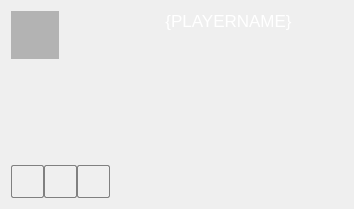
<?xml version="1.0" encoding="UTF-8"?>
<ui version="4.0">
 <class>LocalPlayerWidget</class>
 <widget class="QWidget" name="LocalPlayerWidget">
  <property name="geometry">
   <rect>
    <x>0</x>
    <y>0</y>
    <width>354</width>
    <height>209</height>
   </rect>
  </property>
  <property name="sizePolicy">
   <sizepolicy hsizetype="Preferred" vsizetype="Preferred">
    <horstretch>0</horstretch>
    <verstretch>0</verstretch>
   </sizepolicy>
  </property>
  <property name="minimumSize">
   <size>
    <width>0</width>
    <height>0</height>
   </size>
  </property>
  <property name="baseSize">
   <size>
    <width>0</width>
    <height>0</height>
   </size>
  </property>
  <property name="windowTitle">
   <string>Form</string>
  </property>
  <property name="styleSheet">
   <string notr="true">QToolButton {
	width: 28px;
	height: 28px;
	border: 1px solid gray;
	border-radius: 2px;
    background-color: qlineargradient(x1: 0, y1: 0, x2: 0, y2: 1,
                                       stop: 0 #f6f7fa, stop: 1 #dadbde);

}
QToolButton:pressed {
	background-color: qlineargradient(x1: 0, y1: 0, x2: 0, y2: 1,
                                       stop: 0 #dadbde, stop: 1 #f6f7fa);
 }

QToolButton:default {
     border-color: navy; 
}</string>
  </property>
  <layout class="QHBoxLayout" name="horizontalLayout_3">
   <property name="spacing">
    <number>4</number>
   </property>
   <item>
    <layout class="QGridLayout" name="gridLayout">
     <property name="horizontalSpacing">
      <number>4</number>
     </property>
     <property name="verticalSpacing">
      <number>0</number>
     </property>
     <item row="0" column="0">
      <layout class="QVBoxLayout" name="verticalLayout_3">
       <property name="spacing">
        <number>2</number>
       </property>
       <item>
        <widget class="QLabel" name="mp_labelAvatar">
         <property name="sizePolicy">
          <sizepolicy hsizetype="Fixed" vsizetype="Fixed">
           <horstretch>0</horstretch>
           <verstretch>0</verstretch>
          </sizepolicy>
         </property>
         <property name="minimumSize">
          <size>
           <width>48</width>
           <height>48</height>
          </size>
         </property>
         <property name="maximumSize">
          <size>
           <width>48</width>
           <height>48</height>
          </size>
         </property>
         <property name="styleSheet">
          <string notr="true">background-color: rgba(0, 0, 0, 64);
color: white;
font: oblique 7pt &quot;DejaVu Sans&quot;;</string>
         </property>
         <property name="text">
          <string/>
         </property>
         <property name="textFormat">
          <enum>Qt::LogText</enum>
         </property>
         <property name="alignment">
          <set>Qt::AlignCenter</set>
         </property>
        </widget>
       </item>
       <item>
        <widget class="client::CardWidget" name="mp_roleCardWidget" native="true"/>
       </item>
       <item>
        <spacer name="verticalSpacer_2">
         <property name="orientation">
          <enum>Qt::Vertical</enum>
         </property>
         <property name="sizeHint" stdset="0">
          <size>
           <width>20</width>
           <height>0</height>
          </size>
         </property>
        </spacer>
       </item>
      </layout>
     </item>
     <item row="0" column="1">
      <layout class="QVBoxLayout" name="verticalLayout_2">
       <item>
        <widget class="client::PlayerCharacterWidget" name="mp_characterWidget" native="true"/>
       </item>
       <item>
        <spacer name="verticalSpacer_3">
         <property name="orientation">
          <enum>Qt::Vertical</enum>
         </property>
         <property name="sizeHint" stdset="0">
          <size>
           <width>20</width>
           <height>0</height>
          </size>
         </property>
        </spacer>
       </item>
      </layout>
     </item>
     <item row="1" column="0" colspan="2">
      <layout class="QHBoxLayout" name="horizontalLayout_2">
       <item>
        <widget class="QToolButton" name="mp_buttonEndTurn">
         <property name="toolTip">
          <string>End of your turn</string>
         </property>
         <property name="styleSheet">
          <string/>
         </property>
         <property name="icon">
          <iconset resource="resources/client.qrc">
           <normaloff>:/icons/turn.png</normaloff>:/icons/turn.png</iconset>
         </property>
         <property name="iconSize">
          <size>
           <width>28</width>
           <height>28</height>
          </size>
         </property>
        </widget>
       </item>
       <item>
        <widget class="QToolButton" name="mp_buttonPass">
         <property name="toolTip">
          <string>Do not react - you will lose a life point,</string>
         </property>
         <property name="icon">
          <iconset resource="resources/client.qrc">
           <normaloff>:/icons/pass.png</normaloff>:/icons/pass.png</iconset>
         </property>
         <property name="iconSize">
          <size>
           <width>28</width>
           <height>28</height>
          </size>
         </property>
        </widget>
       </item>
       <item>
        <widget class="QToolButton" name="mp_buttonDiscard">
         <property name="toolTip">
          <string>Discard cards before end of your turn.</string>
         </property>
         <property name="icon">
          <iconset resource="resources/client.qrc">
           <normaloff>:/icons/discard.png</normaloff>:/icons/discard.png</iconset>
         </property>
         <property name="iconSize">
          <size>
           <width>28</width>
           <height>28</height>
          </size>
         </property>
         <property name="checkable">
          <bool>true</bool>
         </property>
        </widget>
       </item>
      </layout>
     </item>
    </layout>
   </item>
   <item>
    <layout class="QVBoxLayout" name="verticalLayout">
     <item>
      <layout class="QHBoxLayout" name="horizontalLayout">
       <property name="spacing">
        <number>0</number>
       </property>
       <item>
        <widget class="QLabel" name="mp_labelPlayerName">
         <property name="sizePolicy">
          <sizepolicy hsizetype="Expanding" vsizetype="Fixed">
           <horstretch>0</horstretch>
           <verstretch>0</verstretch>
          </sizepolicy>
         </property>
         <property name="font">
          <font>
           <pointsize>13</pointsize>
          </font>
         </property>
         <property name="styleSheet">
          <string notr="true">color: white;</string>
         </property>
         <property name="frameShape">
          <enum>QFrame::NoFrame</enum>
         </property>
         <property name="text">
          <string>{PLAYERNAME}</string>
         </property>
         <property name="scaledContents">
          <bool>false</bool>
         </property>
         <property name="alignment">
          <set>Qt::AlignHCenter|Qt::AlignTop</set>
         </property>
        </widget>
       </item>
      </layout>
     </item>
     <item>
      <spacer name="verticalSpacer">
       <property name="orientation">
        <enum>Qt::Vertical</enum>
       </property>
       <property name="sizeHint" stdset="0">
        <size>
         <width>20</width>
         <height>0</height>
        </size>
       </property>
      </spacer>
     </item>
     <item>
      <widget class="client::CardList" name="mp_table" native="true">
       <property name="sizePolicy">
        <sizepolicy hsizetype="Expanding" vsizetype="Fixed">
         <horstretch>0</horstretch>
         <verstretch>0</verstretch>
        </sizepolicy>
       </property>
       <property name="minimumSize">
        <size>
         <width>0</width>
         <height>75</height>
        </size>
       </property>
      </widget>
     </item>
     <item>
      <widget class="client::CardList" name="mp_hand" native="true">
       <property name="sizePolicy">
        <sizepolicy hsizetype="Expanding" vsizetype="Fixed">
         <horstretch>0</horstretch>
         <verstretch>0</verstretch>
        </sizepolicy>
       </property>
       <property name="minimumSize">
        <size>
         <width>0</width>
         <height>75</height>
        </size>
       </property>
      </widget>
     </item>
    </layout>
   </item>
  </layout>
 </widget>
 <customwidgets>
  <customwidget>
   <class>client::PlayerCharacterWidget</class>
   <extends>QWidget</extends>
   <header>playercharacterwidget.h</header>
   <container>1</container>
  </customwidget>
  <customwidget>
   <class>client::CardList</class>
   <extends>QWidget</extends>
   <header>cardlist.h</header>
   <container>1</container>
  </customwidget>
  <customwidget>
   <class>client::CardWidget</class>
   <extends>QWidget</extends>
   <header>cardwidget.h</header>
   <container>1</container>
  </customwidget>
 </customwidgets>
 <resources>
  <include location="resources/client.qrc"/>
 </resources>
 <connections/>
</ui>
